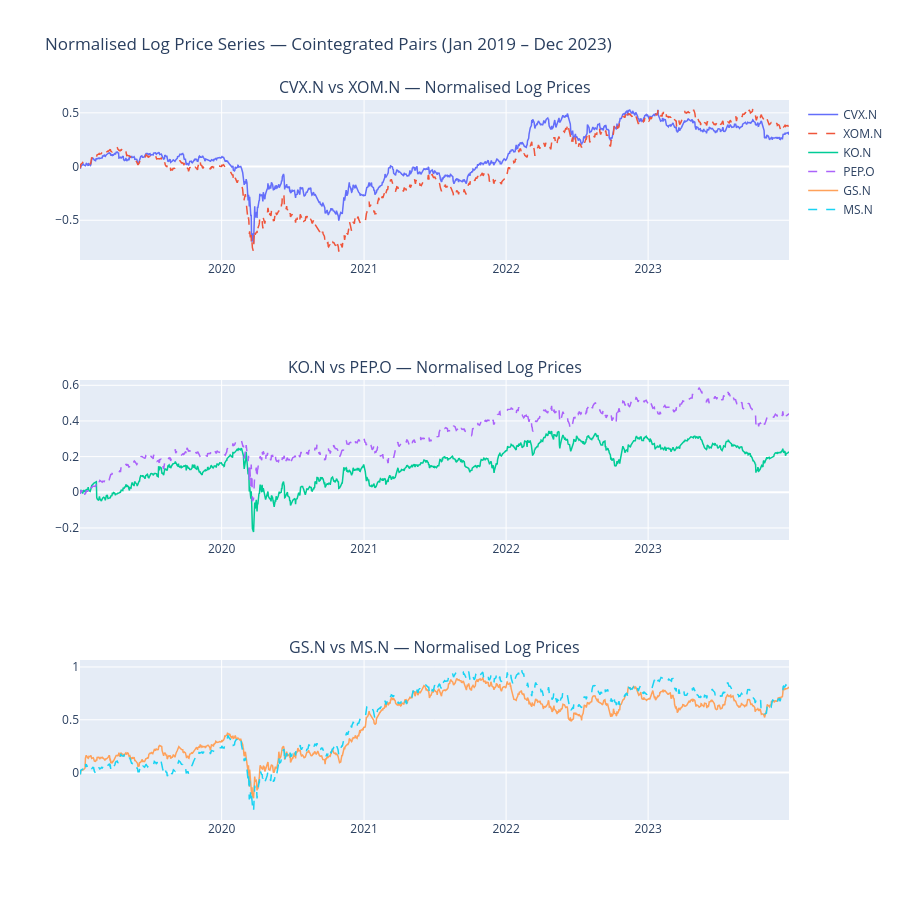

The cell this chart's notebook holds for it:
### Markdown cell above
## Visualise Spreads

### Visualise co-movements

### Code cell
from plotly.subplots import make_subplots

fig = make_subplots(rows=3, cols=1, subplot_titles=[
    f"{row['y']} vs {row['x']} — Normalised Log Prices"
    for _, row in cointegrated_pairs.iterrows()
])

for i, (_, row) in enumerate(cointegrated_pairs.iterrows(), start=1):
    y = prices_log[row['y']]
    x = prices_log[row['x']]
    
    # Normalise to 0 at start
    y_norm = y - y.iloc[0]
    x_norm = x - x.iloc[0]

    fig.add_trace(go.Scatter(
        x=y_norm.index, y=y_norm.values,
        name=row['y'], line=dict(width=1.5)
    ), row=i, col=1)
    
    fig.add_trace(go.Scatter(
        x=x_norm.index, y=x_norm.values,
        name=row['x'], line=dict(width=1.5, dash='dash')
    ), row=i, col=1)

fig.update_layout(
    height=900,
    title_text="Normalised Log Price Series — Cointegrated Pairs (Jan 2019 – Dec 2023)",
    showlegend=True
)
fig.show()

### Figure 1 — Plotly figure (JSON) as saved in the notebook; plotly's stock layout.template omitted (floating-point values rounded to 4 significant figures; data arrays with more than 128 entries replaced by an {"elided": "..."} marker saying what was removed)
{"data": [{"line": {"width": 1.5}, "name": "CVX.N", "type": "scatter", "x": {"elided": "1258 str values"}, "xaxis": "x", "y": {"elided": "1258 float values"}, "yaxis": "y"}, {"line": {"dash": "dash", "width": 1.5}, "name": "XOM.N", "type": "scatter", "x": {"elided": "1258 str values"}, "xaxis": "x", "y": {"elided": "1258 float values"}, "yaxis": "y"}, {"line": {"width": 1.5}, "name": "KO.N", "type": "scatter", "x": {"elided": "1258 str values"}, "xaxis": "x2", "y": {"elided": "1258 float values"}, "yaxis": "y2"}, {"line": {"dash": "dash", "width": 1.5}, "name": "PEP.O", "type": "scatter", "x": {"elided": "1258 str values"}, "xaxis": "x2", "y": {"elided": "1258 float values"}, "yaxis": "y2"}, {"line": {"width": 1.5}, "name": "GS.N", "type": "scatter", "x": {"elided": "1258 str values"}, "xaxis": "x3", "y": {"elided": "1258 float values"}, "yaxis": "y3"}, {"line": {"dash": "dash", "width": 1.5}, "name": "MS.N", "type": "scatter", "x": {"elided": "1258 str values"}, "xaxis": "x3", "y": {"elided": "1258 float values"}, "yaxis": "y3"}], "layout": {"annotations": [{"font": {"size": 16}, "showarrow": false, "text": "CVX.N vs XOM.N — Normalised Log Prices", "x": 0.5, "xanchor": "center", "xref": "paper", "y": 1, "yanchor": "bottom", "yref": "paper"}, {"font": {"size": 16}, "showarrow": false, "text": "KO.N vs PEP.O — Normalised Log Prices", "x": 0.5, "xanchor": "center", "xref": "paper", "y": 0.6111, "yanchor": "bottom", "yref": "paper"}, {"font": {"size": 16}, "showarrow": false, "text": "GS.N vs MS.N — Normalised Log Prices", "x": 0.5, "xanchor": "center", "xref": "paper", "y": 0.2222, "yanchor": "bottom", "yref": "paper"}], "height": 900, "showlegend": true, "title": {"text": "Normalised Log Price Series — Cointegrated Pairs (Jan 2019 – Dec 2023)"}, "xaxis": {"anchor": "y", "domain": [0, 1]}, "xaxis2": {"anchor": "y2", "domain": [0, 1]}, "xaxis3": {"anchor": "y3", "domain": [0, 1]}, "yaxis": {"anchor": "x", "domain": [0.7778, 1]}, "yaxis2": {"anchor": "x2", "domain": [0.3889, 0.6111]}, "yaxis3": {"anchor": "x3", "domain": [0, 0.2222]}}}
